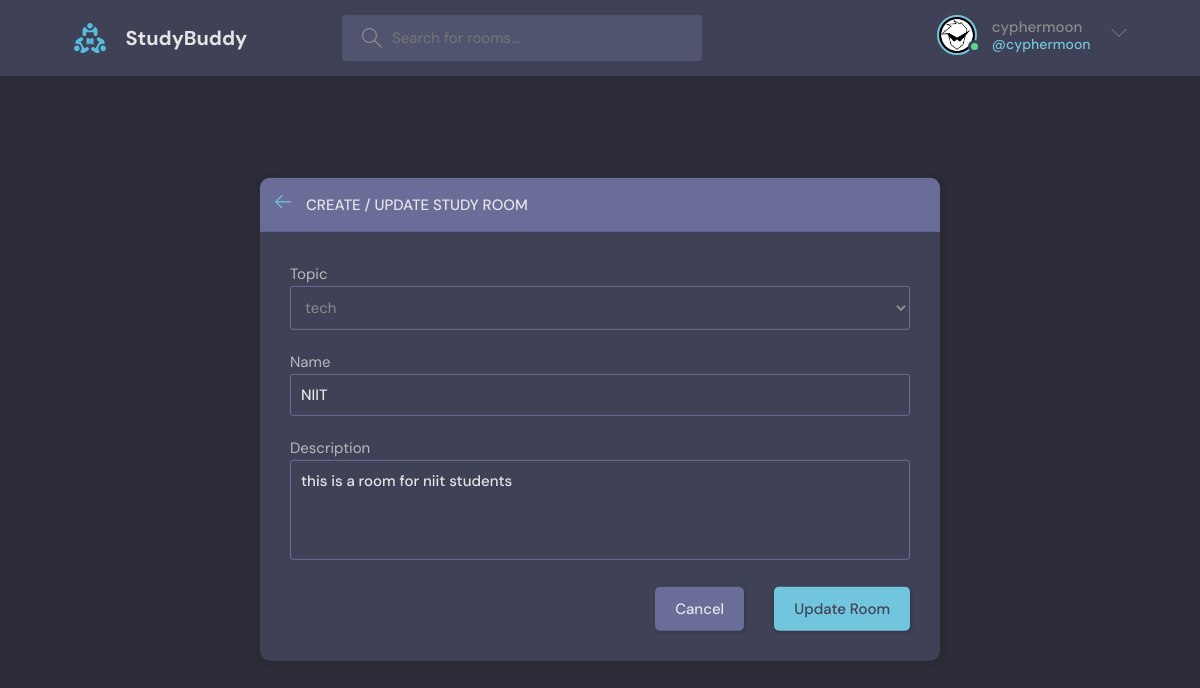
/update_room/2/ (signed in), run on the app's committed database.
### base/models.py (models this page shows, shortened)
class User(AbstractUser):
    name = models.CharField(max_length=255, null=True)
    email=models.EmailField(max_length=255, unique=True, null=True)
    bio = models.TextField(null=True)
    followers = models.ManyToManyField('User', blank=True)
    following = models.ManyToManyField('User', related_name="people_following", blank=True)
    REQUIRED_FIELDS = []
    avatar = models.ImageField(default="avatar.svg")

class TimeStampModel(models.Model):
    created = models.DateTimeField(auto_now_add=True)
    updated = models.DateTimeField(auto_now=True)
    class Meta:
        abstract = True

class RoomModel(TimeStampModel):
    host = models.ForeignKey(User,on_delete=models.SET_NULL, null=True)
    topic = models.ForeignKey(TopicModel,on_delete=models.SET_NULL, null=True)
    name= models.CharField(max_length=255)
    participant=models.ManyToManyField(User, related_name="participant")
    description = models.TextField(null=True, blank=True)
    class Meta:
        ordering = ["-created", "-updated"]

### base/views.py (the view)
# urls.py: path('update_room/<str:pk>/', views.update_room, name="update_room"),
@login_required(login_url="/login")
def update_room(request, pk):
    room = RoomModel.objects.get(id=pk)
    form_page = "update"
    if request.user.username != room.host.username:
        return HttpResponse("you do not belong here")
    room_form = RoomForm(instance=room)
    if request.method == "POST":
        room_form = RoomForm(request.POST, instance=room)
        if room_form.is_valid():
            room_form.save()
            return redirect("home")
    context = {
        "room_form":room_form,
        "form_page":form_page
    }
    return render(request, "base/room_form.html", context)

### base/forms.py
class RoomForm(ModelForm):
    class Meta:
        model = RoomModel
        fields = "__all__"
        exclude = ["host", "participant"]

### base/models.py (called while the page is built)
    def __str__(self):
        return self.name

### base/templates/base/room_form.html (shortened to what this page needs)
  {% extends 'base.html' %}
  {% block main_content %}
  <main class="create-room layout">
    <div class="container">
      <div class="layout__box">
        <div class="layout__boxHeader">
          <div class="layout__boxTitle">
            <a href="{{request.META.HTTP_REFERER}}">
              <svg version="1.1" xmlns="http://www.w3.org/2000/svg" width="32" height="32" viewBox="0 0 32 32">
                <title>arrow-left</title>
                <path
                  d="M13.723 2.286l-13.723 13.714 13.719 13.714 1.616-1.611-10.96-10.96h27.625v-2.286h-27.625l10.965-10.965-1.616-1.607z">
                </path>
              </svg>
            </a>
            <h3>Create / update Study Room</h3>
          </div>
        </div>
        <div class="layout__body">
          <form class="form" action="" method="POST">
            {% if form_page == "create" %}
            <div class="form__group">
              <label for="room_name">Room Name</label>
              <input id="room_name" name="room_name" type="text" placeholder="E.g. Mastering Python + Django" />
            </div>
            <div class="form__group">
              <label for="room_topic">Topic</label>
              <input required type="text" name="topic" id="room_topic" list="topic-list" />
              <datalist id="topic-list">
                <select id="room_topic">
                  <option value="">Select your topic</option>
                  {% for topic in topics %}
                  <option value="{{topic.name}}">{{topic.name}}</option>
                  {% endfor %}
                </select>
              </datalist>
            </div>
            <div class="form__group">
              <label for="room_about">About</label>
              <textarea name="room_about" id="room_about" placeholder="Write about your study group..."></textarea>
            </div>
            <div class="form__action">
              <a class="btn btn--dark" href="{{request.META.HTTP_REFERER}}">Cancel</a>
              <button class="btn btn--main" type="submit">Create Room</button>
            </div>
            {% else %}
            {% for field in room_form %}
            <div class="form__group">
              {{field.label}}
              {{field}}
            </div>
            {% endfor %}
            <div class="form__action">
              <a class="btn btn--dark" href="{{request.META.HTTP_REFERER}}">Cancel</a>
              <button class="btn btn--main" type="submit">Update Room</button>
            </div>
            {% endif %}
          </form>
        </div>
      </div>
    </div>
  </main>
  {% endblock %}

### templates/nav.html (shortened to what this page needs)
{% load static %}
<header class="header header--loggedIn">
  <div class="container">
    <a href="{% url 'home' %}" class="header__logo">
      <img src="{% static 'images/logo.svg' %}" />
      <h1>StudyBuddy</h1>
    </a>
    <form action="{% url 'home' %}" method="get"  class="header__search">
      <label>
        <input type="text" name="q" id="" placeholder="Search for rooms..."  >
      </label>
    </form>
    <nav class="header__menu">
      <div class="header__user">
        <a href="{% url 'profile' request.user.id %}">
          <div class="avatar avatar--medium active">
            <img src="{{request.user.avatar.url}}"  alt="{{request.user.username}} image"/>
          </div>
          <p>{{request.user}} <span>@{{request.user}}</span></p>
        </a>
        <button class="dropdown-button">
          <svg version="1.1" xmlns="http://www.w3.org/2000/svg" width="32" height="32" viewBox="0 0 32 32">
            <title>chevron-down</title>
            <path d="M16 21l-13-13h-3l16 16 16-16h-3l-13 13z"></path>
          </svg>
        </button>
      </div>
    </nav>
  </div>
</header>

### data on the page
User: user.avatar (picture), user "cyphermoon"
RoomModel: room_form "tech" "NIIT" "this is a room for niit students"

### other printed values
{{ field.label }} "Topic" "Name" "Description"
